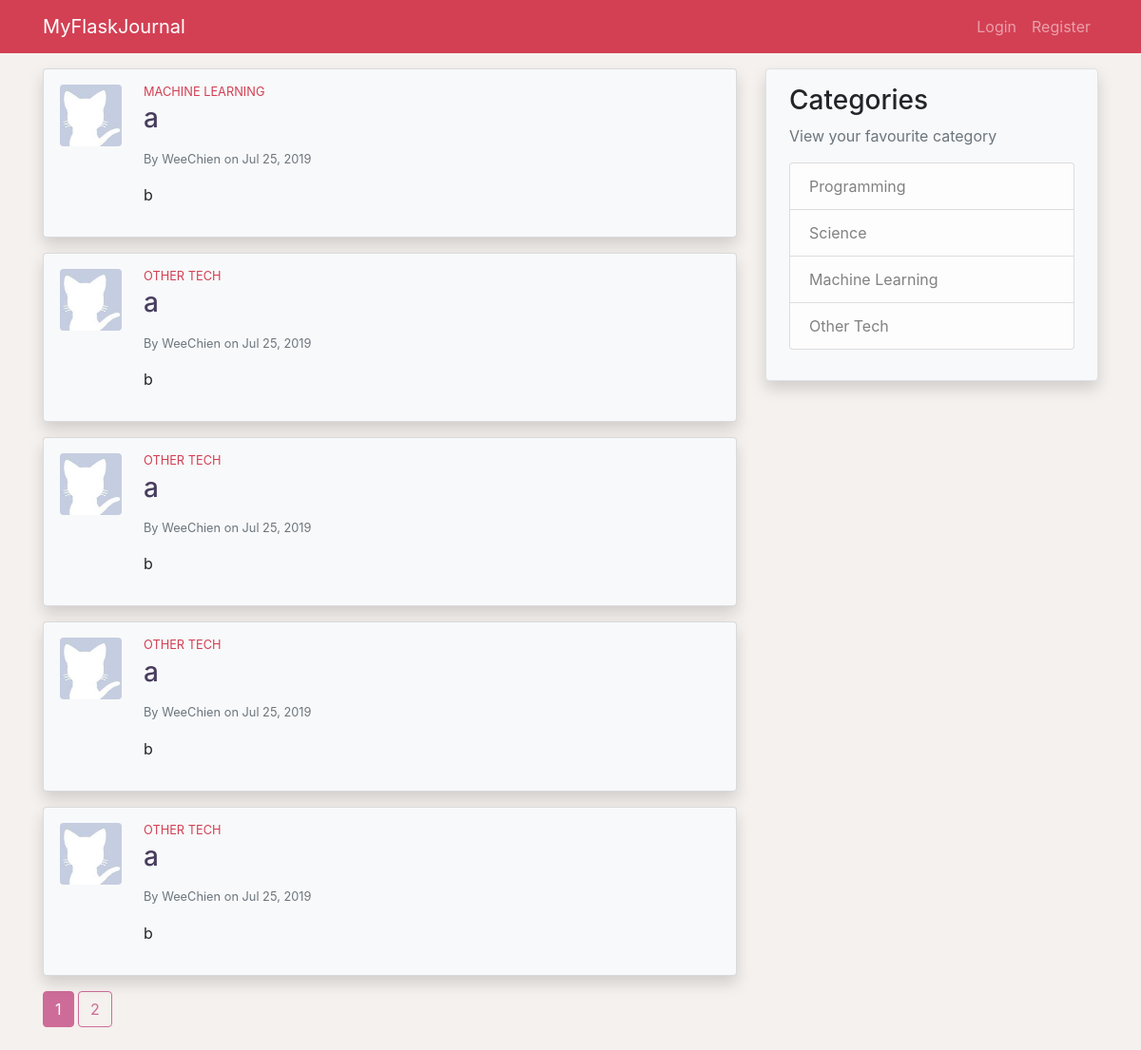
Page /home on the earlier database version.
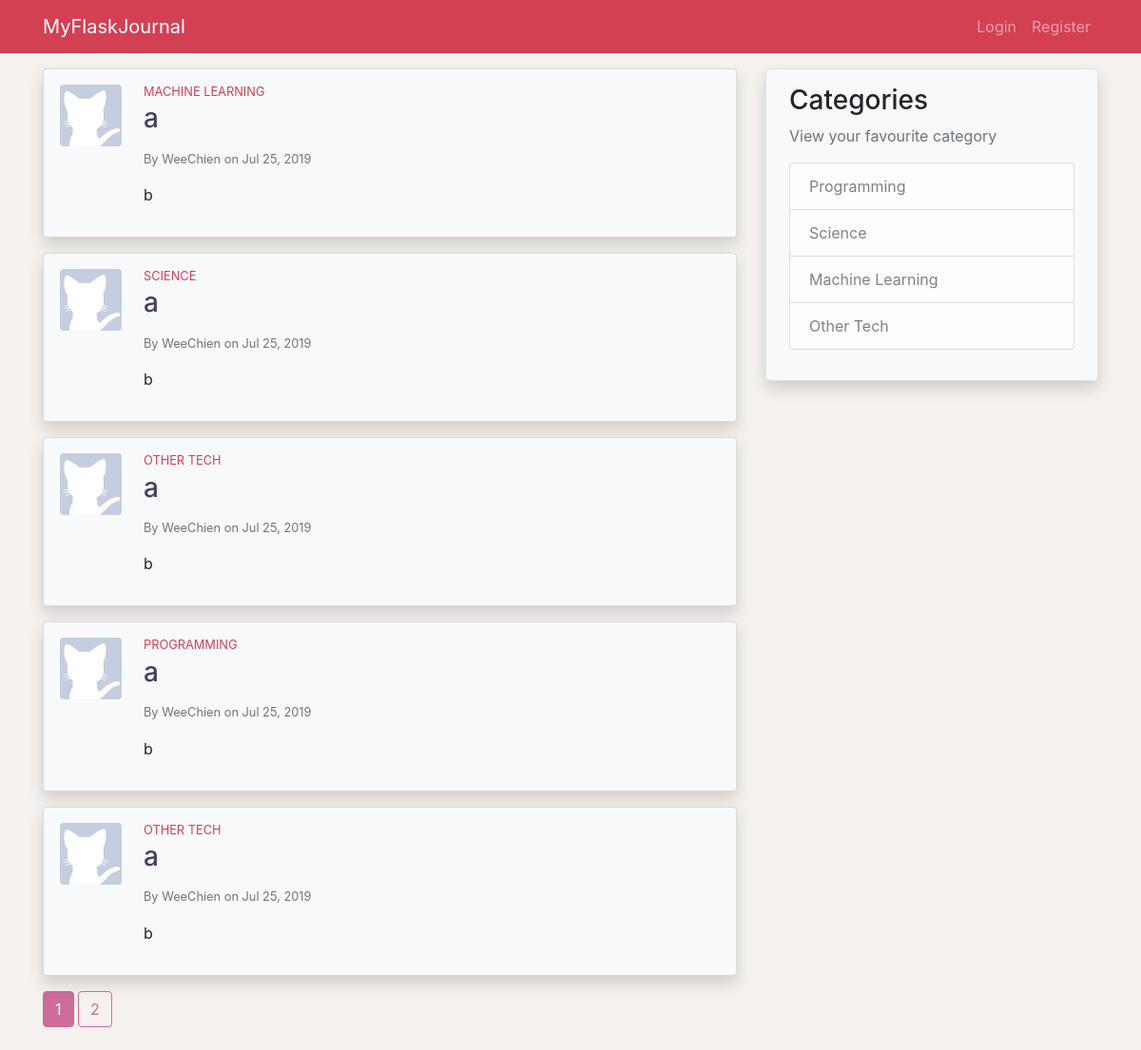
Same page on the later database version.
### application/models.py (models this page shows, shortened)
class Post(db.Model):
    id = db.Column(db.Integer, primary_key=True)
    title = db.Column(db.String(100), nullable=False)
    date_posted = db.Column(db.DateTime, nullable=False,
                            default=datetime.utcnow)
    content = db.Column(db.Text, nullable=False)
    category = db.Column(db.String(100), nullable=False)
    user_id = db.Column(db.Integer, db.ForeignKey('user.id'), nullable=False)

class User(db.Model, UserMixin):
    id = db.Column(db.Integer, primary_key=True)
    username = db.Column(db.String(20), unique=True, nullable=False)
    email = db.Column(db.String(120), unique=True, nullable=False)
    image_file = db.Column(db.String(20), nullable=False,
                           default='default.jpg')
    password = db.Column(db.String(60), nullable=False)
    posts = db.relationship('Post', backref='author', lazy=True)

### application/main/routes.py (the view)
@main.route('/')
@main.route('/home')
def index():
    page = request.args.get('page', 1, type=int)
    posts = Post.query.order_by(
        Post.date_posted.desc()).paginate(page=page, per_page=5)
    return render_template('index.html', title='Home', posts=posts)

### application/templates/index.html (shortened to what this page needs)
{% extends 'layout.html' %}
{% block content %}
    {% for post in posts.items %}
        <div class="card mb-3 p-3 shadow bg-light">
            <div class="row">
                <div class="ml-3 mb-3 pr-2">
                    <img src="{{ url_for('static', filename='profile_pics/' + post.author.image_file) }}" class="post-img rounded mx-md-auto d-block">
                </div>
                <div class="col">
                    <h6 class="post-category mb-1 small">
                    </h6>
                    <h3 class="post-title mb-3">
                        <a class="clean-a" href="{{ url_for('posts.post', post_id=post.id) }}">{{ post.title }}</a>
                    </h3>
                    <div class="text-muted small mb-3">
                        By <a class="clean-a" href="{{ url_for('users.user_posts', username=post.author.username) }}">{{ post.author.username }}</a>
                        on {{ post.date_posted.strftime('%b %d, %Y')}}
                    </div>
                    <p class="post-content">{{ post.content }}</p>
                </div>
            </div>
        </div>
    {% endfor %}
    {% for page_num in posts.iter_pages(left_edge=1, right_edge=1, left_current=1, right_current=2) %}
        {% if page_num %}
            {% if page_num == posts.page %}
                <a href="{{ url_for('main.index', page=page_num) }}" class="btn btn-info mb-4">{{ page_num }}</a>
            {% else %}
                <a href="{{ url_for('main.index', page=page_num) }}" class="btn btn-outline-info mb-4">{{ page_num }}</a>
            {% endif %}
        {% else %}
            ...
        {% endif %}
    {% endfor %}
{% endblock %}

### application/templates/layout.html (shortened to what this page needs)
<!DOCTYPE html>
<html lang="en">
<head>
    <link rel="stylesheet" href="https://stackpath.bootstrapcdn.com/bootstrap/4.3.1/css/bootstrap.min.css"
>
    <link rel="stylesheet" href="{{ url_for('static', filename='style.css') }}">
</head>
<body>
    <header>
        <nav class="navbar navbar-expand-lg navbar-dark sticky-top mb-3">
            <div class="container">
                <a class="navbar-brand" href="{{ url_for('main.index') }}">MyFlaskJournal</a>
                <div class="collapse navbar-collapse" id="navbarNav">
                    <ul class="navbar-nav ml-auto">
                        {% if current_user.is_authenticated %}
                            <li class="nav-item">
                                <a class="nav-link" href="{{ url_for('posts.new_post') }}">New Post</a>
                            </li>
                            <li class="nav-item">
                                <a class="nav-link" href="{{ url_for('users.account') }}">Account</a>
                            </li>
                            <li class="nav-item active">
                                <a class="nav-link" href="{{ url_for('users.logout') }}">Logout</a>
                            </li>
                        {% else %}
                            <li class="nav-item">
                                <a class="nav-link" href="{{ url_for('users.login') }}">Login</a>
                            </li>
                            <li class="nav-item">
                                <a class="nav-link" href="{{ url_for('users.register') }}">Register</a>
                            </li>
                        {% endif %}
                    </ul>
                </div>
            </div>
        </nav>
    </header>
    <main role="main" class="container">
        <div class="row">
            <div class="col-md-8">
                {% block content %}{% endblock %}
            </div>
            <div class="col-md-4">
                <div class="rounded bg-light shadow px-4 py-3 border">
                    <h3>Categories</h3>
                    <p class='text-muted'>View your favourite category
                        <ul class="list-group">
                            <li class="list-group-item list-group-item-light">
                                <a href="{{ url_for('posts.category_posts', category='Programming') }}" class="clean-a">
                                    Programming
                                </a>
                            </li>
                            <li class="list-group-item list-group-item-light">
                                <a href="{{ url_for('posts.category_posts', category='Science') }}" class="clean-a">
                                    Science
                                </a>
                            </li>
                            <li class="list-group-item list-group-item-light">
                                <a href="{{ url_for('posts.category_posts', category='Machine Learning') }}" class="clean-a">
                                    Machine Learning
                                </a>
                            </li>
                            <li class="list-group-item list-group-item-light">
                                <a href="{{ url_for('posts.category_posts', category='Other Tech') }}" class="clean-a">
                                    Other Tech
                                </a>
                            </li>
                        </ul>
                    </p>
                </div>
            </div>
        </div>
    </main>
</body>
</html>

### application/static/style.css (style rules this page uses)
body { background-color: #F5F1EE; }
.navbar { background-color: #D34054; }
.post-img { height: 65px; width: 65px; }
.post-title { color: #493D5F; }
.post-category { color: #D34054; }
.post-content { white-space: pre-line; }
.clean-a { color: inherit; }
.btn-outline-info { color: #CD6C98; border-color: #CD6C98; }
.btn-info { background-color: #CD6C98; border-color: #CD6C98; }

Differences in the rows shown:
changed Post: category "OTHER TECH" → "SCIENCE"
changed Post: category "OTHER TECH" → "PROGRAMMING"
